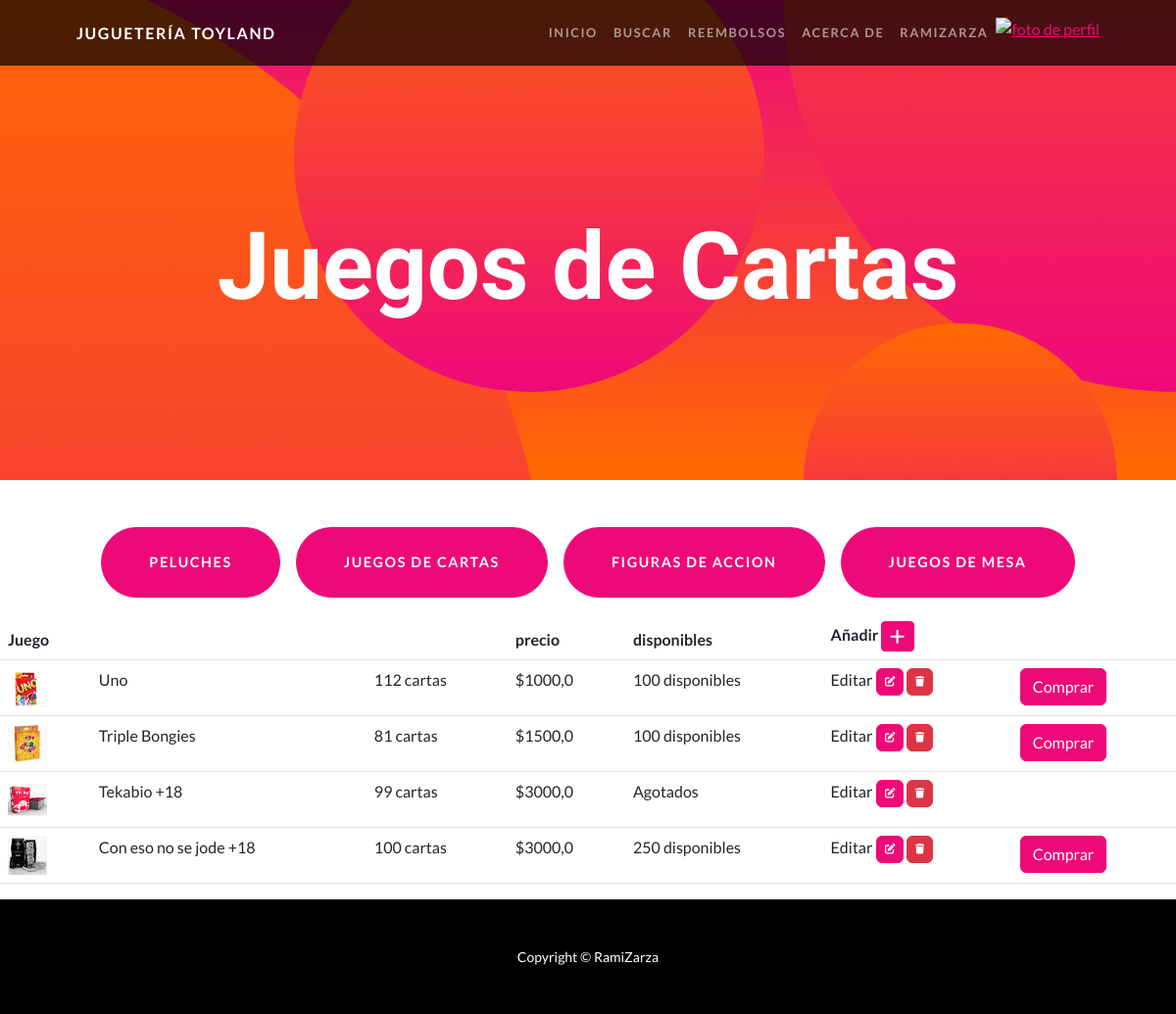
Page /cartas/ (signed in) on the committed database.
### tienda/models.py (models this page shows, shortened)
class Cartas(models.Model):
    juego      = models.CharField(max_length=50)
    adultos    = models.BooleanField() #Si el juego es para +18
    cantCartas = models.IntegerField()
    foto       = models.ImageField(upload_to="media/Cartas/",default= "default_Models.png")
    precio     = models.FloatField()
    en_stock   = models.BooleanField()
    disponibles= models.IntegerField()
    class Meta:
        verbose_name = "Juego de Cartas"
        verbose_name_plural = "Juegos de Cartas"
        ordering = ["precio"]

### tienda/views.py (the view)
# urls.py: path("cartas/",                    cartas,          name="cartas"    ),
@login_required
def cartas(request):
    contexto = {"cartas":Cartas.objects.all()}
    return render(request, "Cartas/inicio.html", contexto)

### tienda/templates/Cartas/inicio.html
{% extends "tienda/index.html" %}
{% load static %}
{% block titulo %}
<h1 class="masthead-heading mb-0">Juegos de Cartas</h1>
{% endblock titulo %}
{% block cuerpo_de_la_pagina %}
    <table class = "table table-stripped">
        <thead>
            <tr>
                <th>Juego</th>
                <th></th>
                <th></th>
                <th>precio</th>
                <th>disponibles</th>
                <th>Añadir <a href="{% url 'cartasAdd' %}" class="btn btn-primary btn-sm"><i class="fa fa-plus fa-lg" title="Crear"> </i></a></th>
                <th></th>
            </tr>
        </thead>
        <tbody>
            {% for x in cartas %}
                <tr>
                    <td><img src = {{x.foto.url}} height = 40px weight= 40px ></td>
                    {% if x.adultos %}
                    <td>{{x.juego}} +18</td>
                    {% else %}
                    <td>{{x.juego}}</td>
                    {% endif %}
                    <td>{{x.cantCartas}} cartas</td>
                    <td>${{x.precio}}</td>
                    {% if x.en_stock %}
                    <td>{{x.disponibles}} disponibles </td>
                    {% else %}
                    <td>Agotados</td>
                    {% endif %}
                    <td>
                        Editar
                        <a href= "{% url 'cartasUpdt' x.id %}" class="btn btn-primary"style="--bs-btn-padding-y: .25rem; --bs-btn-padding-x: .5rem; --bs-btn-font-size: .75rem;"><i class="fa fa-edit fa-sm" title="Edit Record"></i></a>
                        <a href= "{% url 'cartasDel' x.id %}" class="btn btn-danger" style="--bs-btn-padding-y: .25rem; --bs-btn-padding-x: .5rem; --bs-btn-font-size: .75rem;"><i class="fa fa-trash fa-sm" title="Delete Record"></i></a>
                    </td>
                    <td>
                        {% if x.en_stock %}
                        <a href="{% url 'cartasSell' x.id %}" class="btn btn-primary">Comprar</a>
                        {%endif%}
                    </td>
                </tr>
            {% endfor %}
        </tbody>
    </table>
{% endblock %}

### tienda/templates/tienda/index.html (shortened to what this page needs)
<!DOCTYPE html>
{% load static %}
<html lang="en">
    <head>
        <link rel="stylesheet" href="https://cdnjs.cloudflare.com/ajax/libs/font-awesome/6.4.0/css/all.min.css">
        <link href="{%static 'css/styles.css'%}" rel="stylesheet" />
    </head>
    <body id="page-top">
        <nav class="navbar navbar-expand-lg navbar-dark navbar-custom fixed-top">
            <div class="container px-5">
                <a class="navbar-brand" href="{% url 'home' %}">Juguetería Toyland</a>
                <div class="collapse navbar-collapse" id="navbarResponsive">
                    <ul class="navbar-nav ms-auto">
                        {% if user.is_authenticated %}
                        <li class="nav-item"><a class="nav-link" href="{%url 'home'%}">Inicio</a></li>
                        <li class="nav-item"><a class="nav-link" href="{% url 'buscar' %}">Buscar</a></li>
                        <li class="nav-item"><a class="nav-link" href="https://www.youtube.com/watch?v=N9g1WHfZgaM">Reembolsos</a></li>
                        <li class="nav-item"><a class="nav-link" href="{% url 'acerca_de' %}">Acerca De</a></li>
                        <li class="nav-item"><a class="nav-link" href="{% url 'editUser' %}">{{user.username}}</a></li>
                        <div class="text_cente">
                            <a href = "{% url 'agragarAvatar' %}"><img src = "{{ request.session.avatar.url }}" height = 40px weight = 40px alt="foto de perfil"></a>
                        </div>
                        {% else %}
                        <li class="nav-item"><a class="nav-link" href="{% url 'register' %}">Registrar Ususario</a></li>
                        <li class="nav-item"><a class="nav-link" href="{% url 'login' %}">Iniciar Sesion</a></li>
                        {% endif %}
                    </ul>
                </div>
            </div>
        </nav>
        <header class="masthead text-center text-white">
            <div class="masthead-content">
                <div class="container px-5">
                    {%block titulo%}{%endblock%}
                </div>
            </div>
            <div class="bg-circle-1 bg-circle"></div>
            <div class="bg-circle-2 bg-circle"></div>
            <div class="bg-circle-3 bg-circle"></div>
            <div class="bg-circle-4 bg-circle"></div>
        </header>
        <div id = "scroll" class="d-grid gap-3 d-sm-flex justify-content-sm-center justify-content-xxl-start mb-3">
            {%block botones%}
            <a class="btn btn-primary btn-xl rounded-pill mt-5" href="{% url 'peluches' %}">Peluches</a>
            <a class="btn btn-primary btn-xl rounded-pill mt-5" href="{% url 'cartas' %}">Juegos de cartas</a>
            <a class="btn btn-primary btn-xl rounded-pill mt-5" href="{% url 'figurasAccion' %}">Figuras de Accion</a>
            <a class="btn btn-primary btn-xl rounded-pill mt-5" href="{% url 'mesa' %}">Juegos de mesa</a>
            {%endblock botones%}
        </div>
        {%block cuerpo_de_la_pagina%}{%endblock cuerpo_de_la_pagina%}
        <footer class="py-5 bg-black">
            <div class="container px-5"><p class="m-0 text-center text-white small">Copyright &copy; RamiZarza</p></div>
        </footer>
    </body>
</html>

### rows in the picture
Cartas: foto (picture), juego "Uno", cantCartas "112", precio "1000,0", disponibles "100", en_stock "Comprar"
Cartas: foto (picture), juego "Triple Bongies", cantCartas "81", precio "1500,0", disponibles "100", en_stock "Comprar"
Cartas: foto (picture), juego "Tekabio", cantCartas "99", precio "3000,0", en_stock "Agotados"
Cartas: foto (picture), juego "Con eso no se jode", cantCartas "100", precio "3000,0", disponibles "250", en_stock "Comprar"

### other values in the picture
{{ user.username }} "RAMIZARZA"
